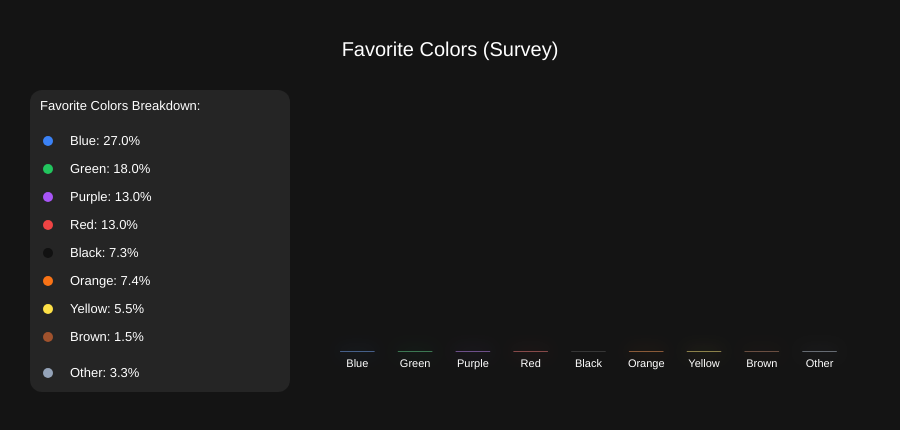
Frame 1 (no input)
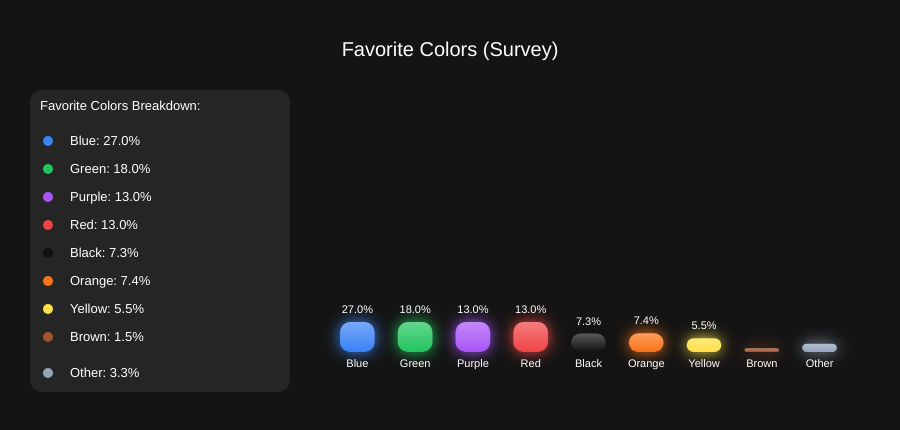
Frame 60 (no input)
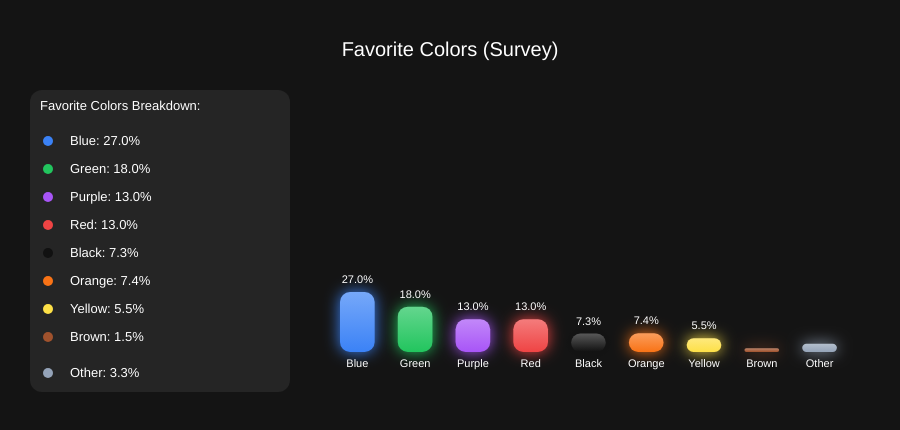
Frame 120 (the mouse pressed at the canvas centre since frame 60)

The p5.js sketch that drew these frames (run headless with seeded random() and noise() and a simulated clock; from frame 60 on, the mouse is pressed at the canvas centre):

// p5.js sketch
// ── sketch.js
let colors = [
  { name: "Blue", count: 27.0, color: "#3b82f6" },
  { name: "Green", count: 18.0, color: "#22c55e" },
  { name: "Purple", count: 13.0, color: "#a855f7" },
  { name: "Red", count: 13.0, color: "#ef4444" },
  { name: "Black", count: 7.3, color: "#111111" },
  { name: "Orange", count: 7.4, color: "#f97316" },
  { name: "Yellow", count: 5.5, color: "#fde047" },
  { name: "Brown", count: 1.5, color: "#a0522d" },
  { name: "Other", count: 3.3, color: "#94a3b8" }
];

let total = 100.0;
let animatedHeights = [];

function setup() {
  createCanvas(900, 430); // slightly taller to fit extra space
  textAlign(CENTER, CENTER);
  textSize(14);
  for (let i = 0; i < colors.length; i++) {
    animatedHeights.push(0);
  }
}

function draw() {
  background(20);

  fill(255);
  textSize(20);
  textAlign(CENTER, CENTER);
  text("Favorite Colors (Survey)", width / 2, 50);

  let verticalShift = 40;

  let containerX = 40;
  let containerY = 60 + verticalShift;
  let rowSpacing = 28;
  let containerWidth = 260;
  let containerHeight = colors.length * rowSpacing + 50; // added 20px extra bottom space

  fill(40, 40, 40, 220);
  noStroke();
  rect(containerX - 10, containerY - 10, containerWidth, containerHeight, 12);

  fill(255);
  textAlign(LEFT, TOP);
  textSize(13);
  text("Favorite Colors Breakdown:", containerX, containerY);

  for (let i = 0; i < colors.length; i++) {
    let c = colors[i];
    let extraSpace = (i === colors.length - 1) ? 8 : 0;  // extra space after last
    let yOffset = containerY + 35 + i * rowSpacing + extraSpace;
    fill(c.color);
    circle(containerX + 8, yOffset + 6, 10);
    fill(255);
    text(`${c.name}: ${c.count.toFixed(1)}%`, containerX + 30, yOffset);
  }

  let chartX = containerX + containerWidth + 40;
  let chartY = containerY;
  let chartHeight = colors.length * rowSpacing;
  let chartWidth = width - chartX - 40;
  let barWidth = chartWidth / colors.length;
  let baseY = chartY + chartHeight;

  textAlign(CENTER, CENTER);
  let allDone = true;

  for (let i = 0; i < colors.length; i++) {
    let c = colors[i];
    let percentage = c.count / total;
    let targetHeight = percentage * chartHeight;

    if (animatedHeights[i] < targetHeight) {
      animatedHeights[i] += 0.5;
      allDone = false;
      if (animatedHeights[i] > targetHeight) {
        animatedHeights[i] = targetHeight;
      }
    }

    let barHeight = animatedHeights[i];
    let x = chartX + i * barWidth;
    let y = baseY - barHeight;

    let grad = drawingContext.createLinearGradient(x, y, x, baseY);
    let cTop = lerpColor(color(c.color), color(255, 255, 255), 0.3);
    grad.addColorStop(0, cTop.toString());
    grad.addColorStop(1, c.color);

    drawingContext.fillStyle = grad;
    noStroke();
    drawingContext.shadowColor = c.color;
    drawingContext.shadowBlur = 15;
    rect(x, y, barWidth * 0.6, barHeight, 10);
    drawingContext.shadowBlur = 0;

    if (barHeight > 10) {
      fill(255);
      textSize(11);
      text(`${c.count.toFixed(1)}%`, x + barWidth * 0.3, y - 12);
    }

    fill(255);
    textSize(11);
    text(c.name, x + barWidth * 0.3, baseY + 12);
  }

  if (allDone) {
    noLoop();
  }
}
